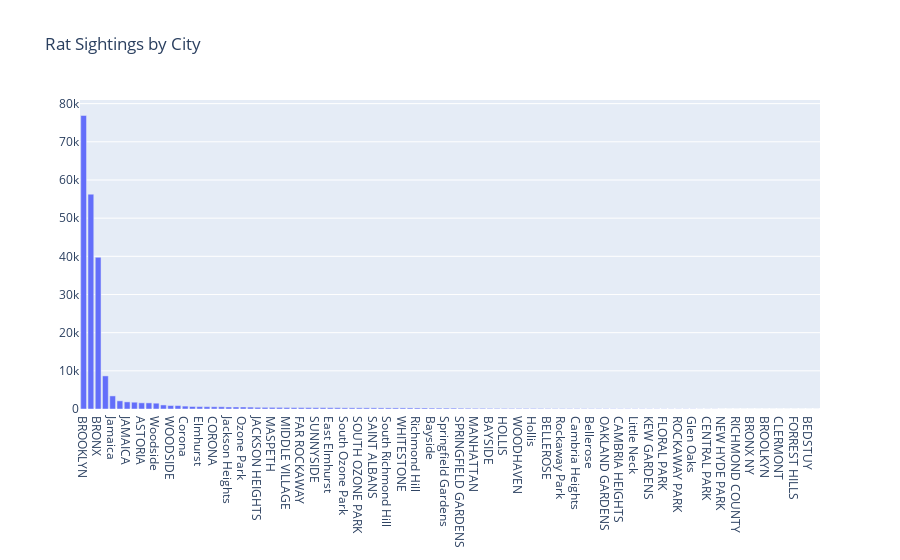

Write notebook code for a chart like this one.
### Code cell
fig2 = go.Figure(
    data=[go.Bar(x = City , y = city_count)],
    layout_title_text=("Rat Sightings by City")
)
fig2.show()

### Figure 1 — Plotly figure (JSON) as saved in the notebook; plotly's stock layout.template omitted (floating-point values rounded to 4 significant figures)
{"data": [{"type": "bar", "x": ["BROOKLYN", "NEW YORK", "BRONX", "STATEN ISLAND", "Jamaica", "RIDGEWOOD", "JAMAICA", "Ridgewood", "ASTORIA", "Astoria", "Woodside", "FLUSHING", "WOODSIDE", "Flushing", "Corona", "LONG ISLAND CITY", "Elmhurst", "Long Island City", "CORONA", "ELMHURST", "Jackson Heights", "OZONE PARK", "Ozone Park", "Saint Albans", "JACKSON HEIGHTS", "Middle Village", "MASPETH", "EAST ELMHURST", "MIDDLE VILLAGE", "Rego Park", "FAR ROCKAWAY", "Maspeth", "SUNNYSIDE", "FOREST HILLS", "East Elmhurst", "Queens Village", "South Ozone Park", "Whitestone", "SOUTH OZONE PARK", "REGO PARK", "SAINT ALBANS", "Far Rockaway", "South Richmond Hill", "SOUTH RICHMOND HILL", "WHITESTONE", "QUEENS VILLAGE", "Richmond Hill", "RICHMOND HILL", "Bayside", "Forest Hills", "Springfield Gardens", "Sunnyside", "SPRINGFIELD GARDENS", "Howard Beach", "MANHATTAN", "Woodhaven", "BAYSIDE", "QUEENS", "HOLLIS", "HOWARD BEACH", "WOODHAVEN", "FRESH MEADOWS", "Hollis", "Fresh Meadows", "BELLEROSE", "Rosedale", "Rockaway Park", "COLLEGE POINT", "Cambria Heights", "College Point", "Bellerose", "ROSEDALE", "OAKLAND GARDENS", "Arverne", "CAMBRIA HEIGHTS", "Kew Gardens", "Little Neck", "ARVERNE", "KEW GARDENS", "Floral Park", "FLORAL PARK", "LITTLE NECK", "ROCKAWAY PARK", "Oakland Gardens", "Glen Oaks", "GLEN OAKS", "CENTRAL PARK", "New Hyde Park", "NEW HYDE PARK", "BREEZY POINT", "RICHMOND COUNTY", "GLENDALE", "BRONX NY", "BRICKTOWN", "BROOLKYN", "NEW YORK CITY", "CLERMONT", "BROOKYLN", "FORREST HILLS", "BROOKYN NY", "BEDSTUY", "Breezy Point"], "y": [76907, 56283, 39752, 8672, 3431, 2140, 1865, 1782, 1619, 1604, 1522, 1063, 913, 899, 761, 657, 629, 606, 588, 585, 527, 526, 523, 498, 442, 433, 428, 422, 404, 374, 373, 371, 361, 357, 347, 343, 310, 310, 307, 303, 300, 292, 289, 287, 285, 282, 272, 264, 240, 237, 234, 231, 208, 196, 178, 176, 158, 151, 149, 148, 146, 143, 138, 135, 111, 99, 99, 92, 92, 90, 82, 82, 77, 69, 68, 62, 61, 58, 55, 50, 44, 42, 42, 42, 38, 27, 27, 26, 8, 4, 3, 1, 1, 1, 1, 1, 1, 1, 1, 1, 1, 1, 1]}], "layout": {"title": {"text": "Rat Sightings by City"}}}
